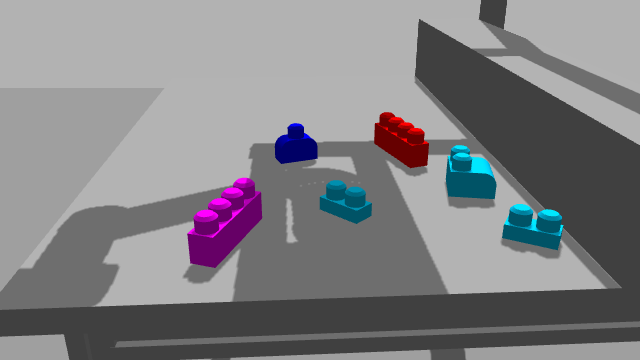
#> input picture robotics_project_ws/src/camera_ws/generated/Image1.png, 640 x 360 px, found by its file name
$ python visual_old.py
#> lines starting #> are read from the running program, lines starting #| are printed output that depends on the picture; after the words box and inside, x2 and y2 are one past the last pixel; in counts of white or black regions, pixels touching at a corner belong together
#
#  visual.h
#  Robotics
#
#  Created by Matteo Gottardelli on 23/12/24.
#
import cv2
import numpy as np

# Constants
TABLE_DEFAULT = [[175, 88], [423, 81], [635, 288], [19, 313]]  # Original table points
PERCENTAGE=0.5
OFFSET = 25  # Padding around the table mask

# Paths
image_path = "/home/ubuntu/ros2_ws/src/Manipulator_UR5_Project/robotics_project_ws/src/camera_ws/generated/Image1.png"
image_resize_path = "/home/ubuntu/ros2_ws/src/Manipulator_UR5_Project/robotics_project_ws/src/camera_ws/generated/Resize1.png"
no_back_path = "/home/ubuntu/ros2_ws/src/Manipulator_UR5_Project/robotics_project_ws/src/camera_ws/generated/NoBack1.png"
contorns_path="/home/ubuntu/ros2_ws/src/Manipulator_UR5_Project/robotics_project_ws/src/camera_ws/generated/contorns1.png"
dest_path = "/home/ubuntu/ros2_ws/src/Manipulator_UR5_Project/robotics_project_ws/src/camera_ws/generated/AboveTable1.png"
real_path = "/home/ubuntu/ros2_ws/src/Manipulator_UR5_Project/robotics_project_ws/src/camera_ws/generated/RealTable1.png"

# Load the original image
img = cv2.imread(image_path)
#> img is the input picture: shape (360, 640, 3); mean B, G, R 132.1, 128.7, 129.4

# Resize the image
resize_width, resize_height = 1900, 1080
resized_img = cv2.resize(img, (resize_width, resize_height))
cv2.imwrite(image_resize_path, resized_img)

# Scale TABLE_DEFAULT points to match the resized image
TABLE_RESIZED = []
for point in TABLE_DEFAULT:
    new_x = int(point[0] * resize_width / 640)  # Scale x-coordinate
    new_y = int(point[1] * resize_height / 360)  # Scale y-coordinate
    TABLE_RESIZED.append([new_x, new_y])

# Adjust TABLE_RESIZED with the OFFSET
min_x = max(0, min([p[0] for p in TABLE_RESIZED]) - OFFSET)
max_x = min(resize_width - 1, max([p[0] for p in TABLE_RESIZED]) + OFFSET)
min_y = max(0, min([p[1] for p in TABLE_RESIZED]) - OFFSET)
max_y = min(resize_height - 1, max([p[1] for p in TABLE_RESIZED]) + OFFSET)

# Create a polygon mask
mask = np.array(TABLE_RESIZED, dtype=np.int32)
background = np.zeros((resize_height, resize_width), dtype=np.uint8)
cv2.fillPoly(background, [mask], 255)  # Fill the polygon with white
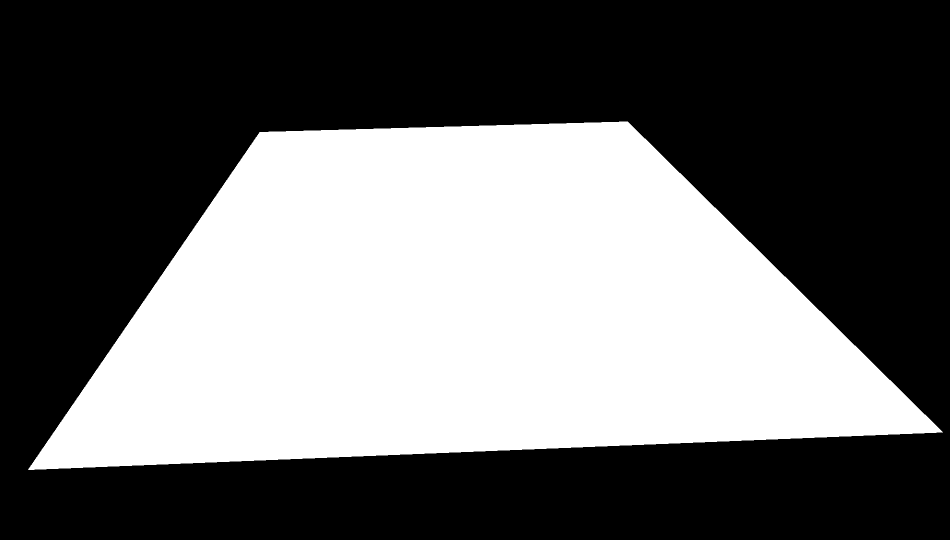
#> background: shape (1080, 1900) (shown at 1/2 size); 40.8% white; 1 white region, box (x1, y1, x2, y2) and area: (56, 243, 1886, 940) 837008
mask_background = cv2.inRange(background, 1, 255)

# Extract the region of interest (ROI)
roi = cv2.bitwise_and(resized_img, resized_img, mask=mask_background)
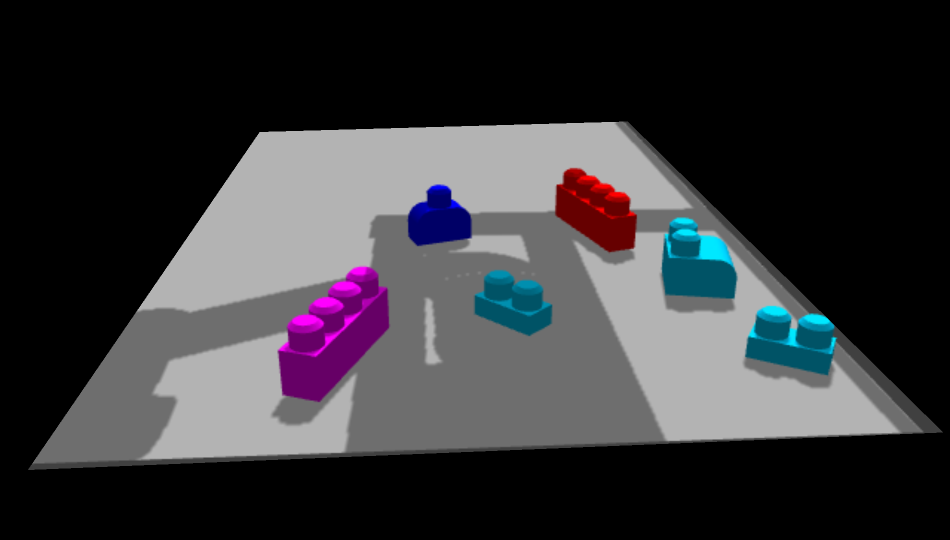
#> roi: shape (1080, 1900, 3) (shown at 1/2 size); mean B, G, R 57, 53.5, 54.2
#for y in range(int(roi.shape[0]*PERCENTAGE)):
#    roi[y] = 0

# Save the final unwrapped image
cv2.imwrite(no_back_path, roi)
img = cv2.imread(no_back_path)
rows, cols, ch = img.shape
#> rows = 1080; cols = 1900; ch = 3

TABLE_RESIZED = np.array(TABLE_RESIZED, dtype=np.float32)

pts2=np.float32(
    [[0   , 0   ],
     [cols, 0],
    [cols, cols],
     [0,    cols]]
)

# [9 lines of commented-out code are left out]

M = cv2.getPerspectiveTransform(TABLE_RESIZED, pts2)
dst = cv2.warpPerspective(img, M, (cols, cols))
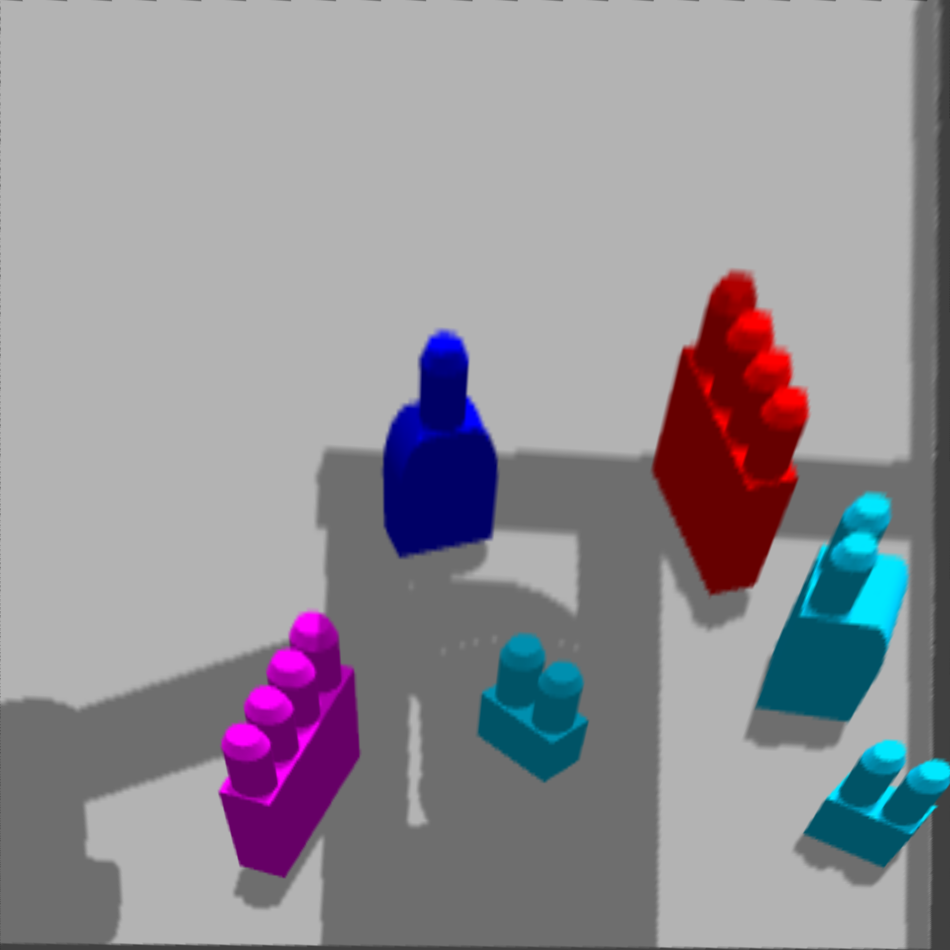
#> dst: shape (1900, 1900, 3) (shown at 1/2 size); mean B, G, R 149.9, 143, 145.8
cv2.imwrite(dest_path, dst)

for y in range(int(dst.shape[0]*PERCENTAGE)):
    dst[y] = 0
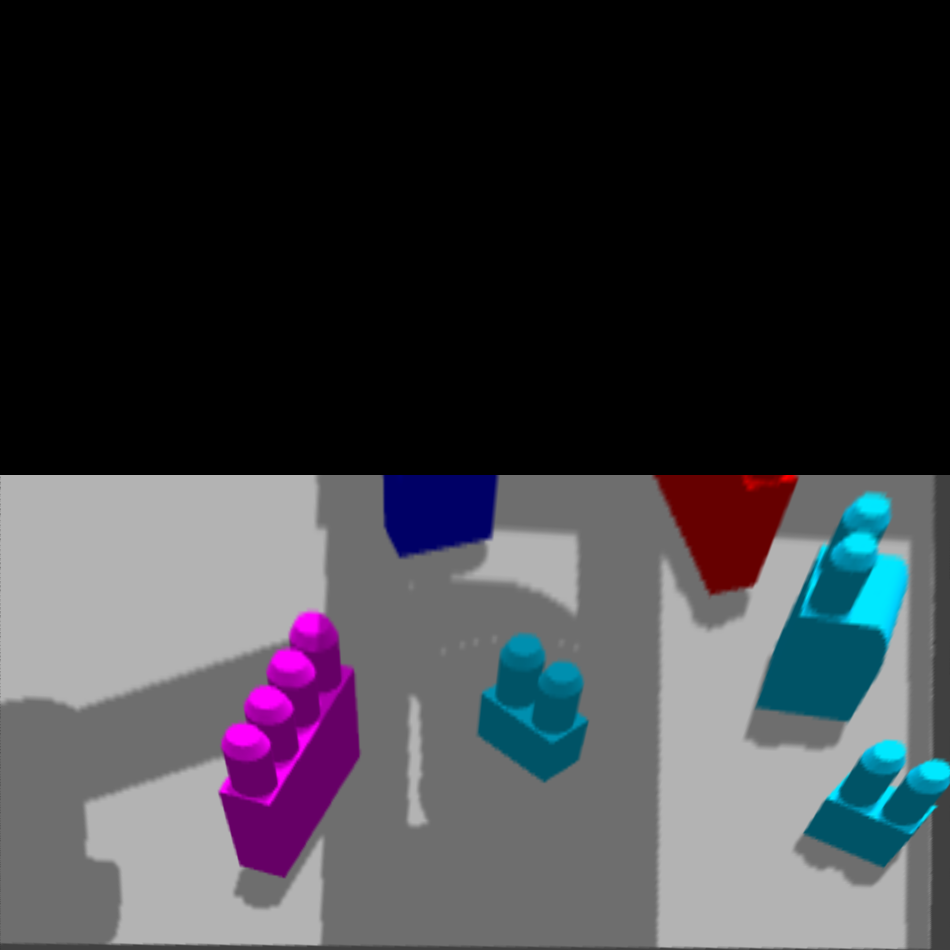
#> dst: shape (1900, 1900, 3) (shown at 1/2 size); mean B, G, R 67.3, 61.8, 61.5

cv2.imwrite(real_path, dst)

$ run again, with robotics_project_ws/src/camera_ws/generated/Image10.png copied over robotics_project_ws/src/camera_ws/generated/Image1.png
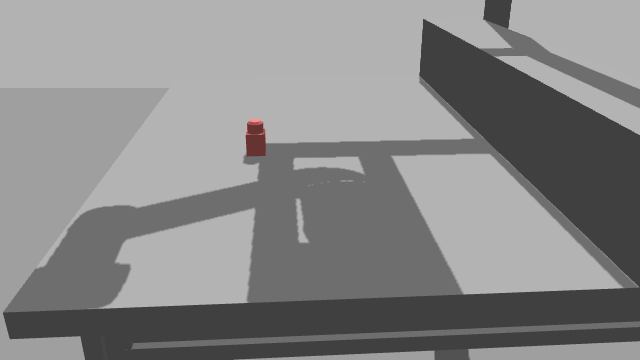
#> input picture robotics_project_ws/src/camera_ws/generated/Image10.png, 640 x 360 px, found by its file name
#> img is the input picture: shape (360, 640, 3); mean B, G, R 135.5, 135.5, 135.7
#> background: shape (1080, 1900); 40.8% white; 1 white region, box (x1, y1, x2, y2) and area: (56, 243, 1886, 940) 837008
#> `roi = cv2.bitwise_and(resized_img, resized_img, mask=mask_background)`:
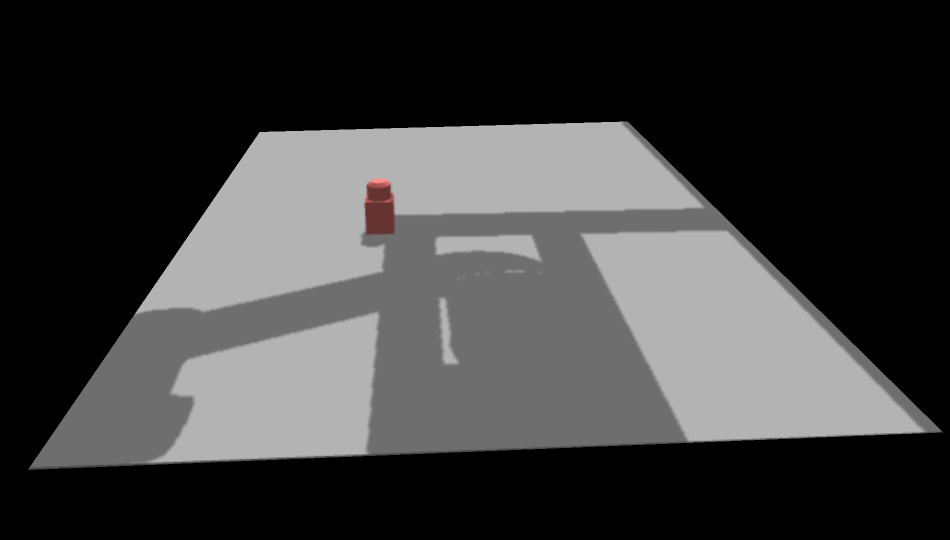
#> roi: shape (1080, 1900, 3) (shown at 1/2 size); mean B, G, R 60.6, 60.6, 60.8
#> after the loop `for y in range(int(dst.shape[0]*PERCENTAGE)):`:
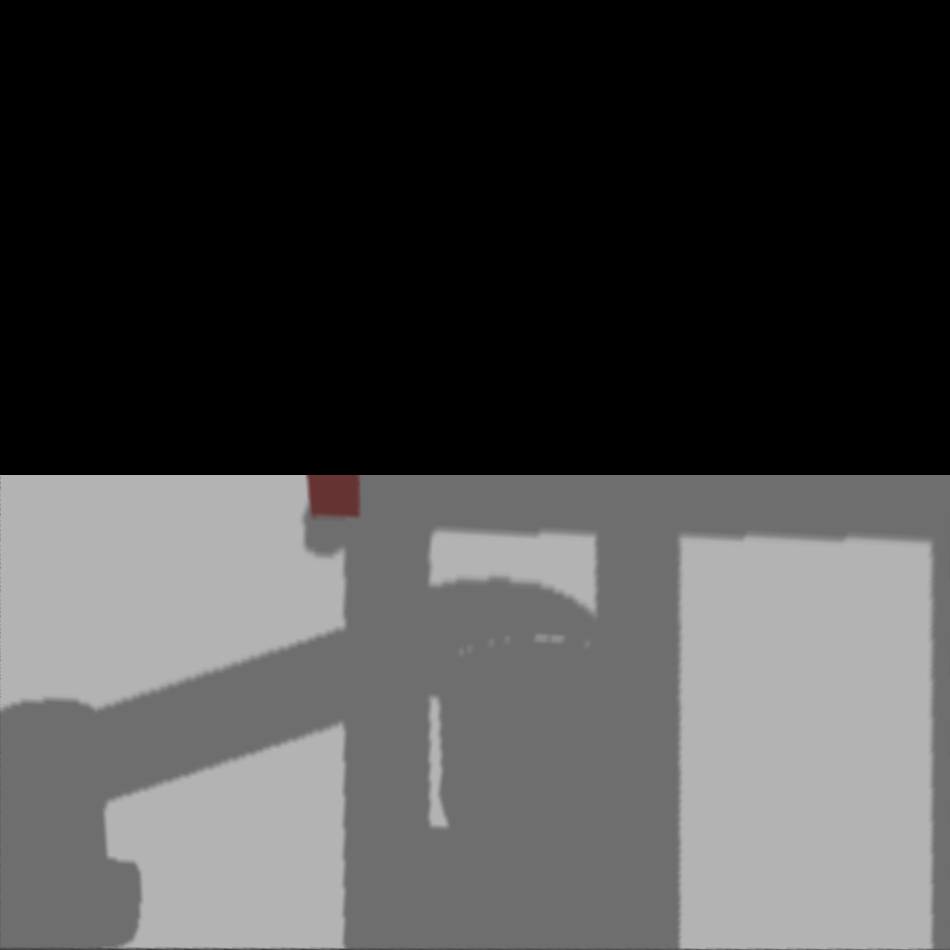
#> dst: shape (1900, 1900, 3) (shown at 1/2 size); mean B, G, R 71.8, 71.8, 71.9
